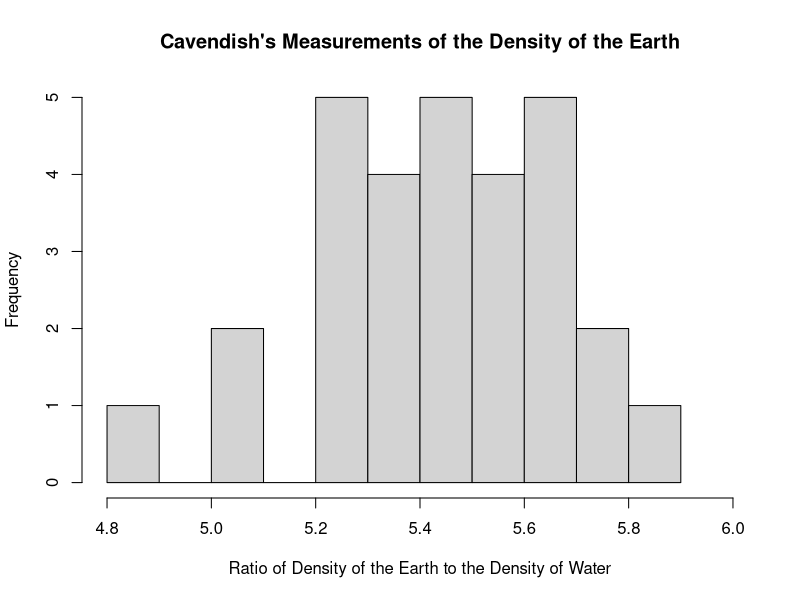
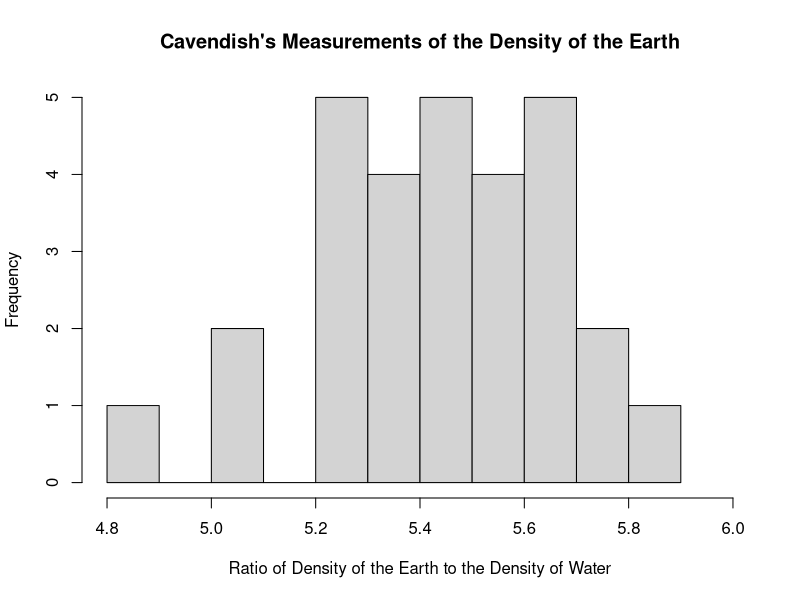
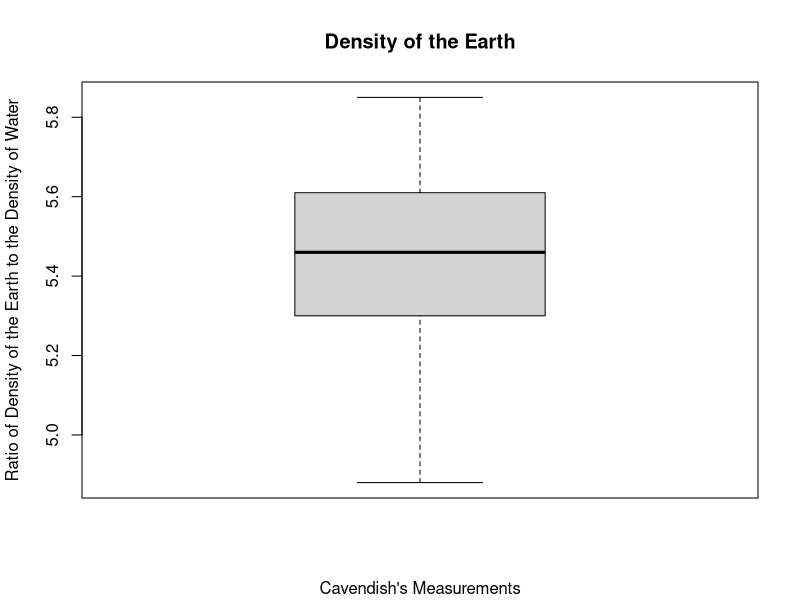
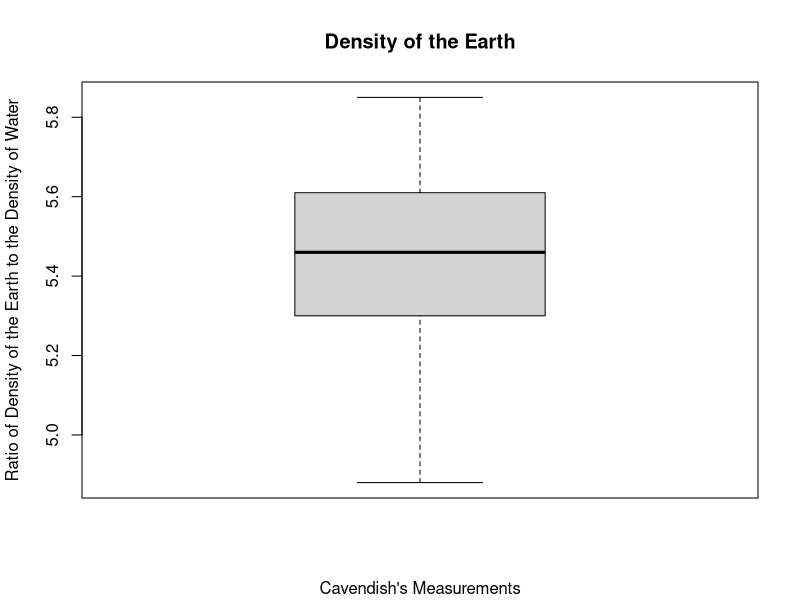

R code for these plots, in order:
c <- read.csv(file='cavendish.csv',head=TRUE,sep=',')
print(summary(c))
print(stem(c$density))


png(file="cavHist.png",width=640,height=480)
hist(c$density,breaks=seq(4.8,5.9,.1),xlab='Ratio of Density of the Earth to the Density of Water',ylab='Frequency',main='Cavendish\'s Measurements of the Density of the Earth',xlim=c(4.8,6.0))
dev.off()

postscript(file="cavHist.eps",width=640,height=480,horizontal=FALSE)
hist(c$density,breaks=seq(4.8,5.9,.1),xlab='Ratio of Density of the Earth to the Density of Water',ylab='Frequency',main='Cavendish\'s Measurements of the Density of the Earth',xlim=c(4.8,6.0))
dev.off()


postscript(file="cavBoxPlot.eps",horizontal=FALSE,width=240,height=540)
boxplot(c$density,main='Density of the Earth',sub='Cavendish\'s Measurements',ylab='Ratio of Density of the Earth to the Density of Water')
dev.off()

png(file="cavBoxPlot.png",width=340,height=540)
boxplot(c$density,main='Density of the Earth',sub='Cavendish\'s Measurements',ylab='Ratio of Density of the Earth to the Density of Water')
dev.off()
